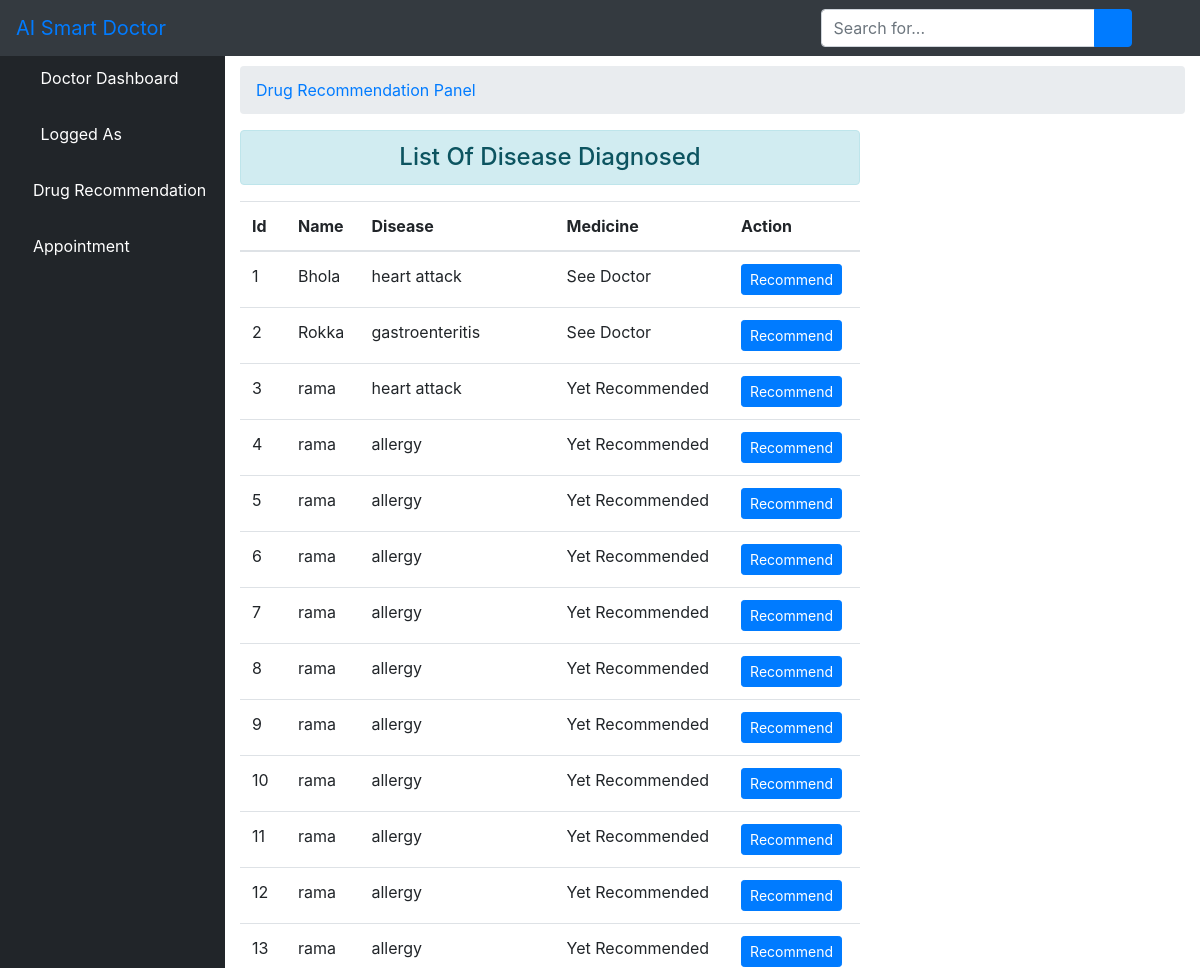
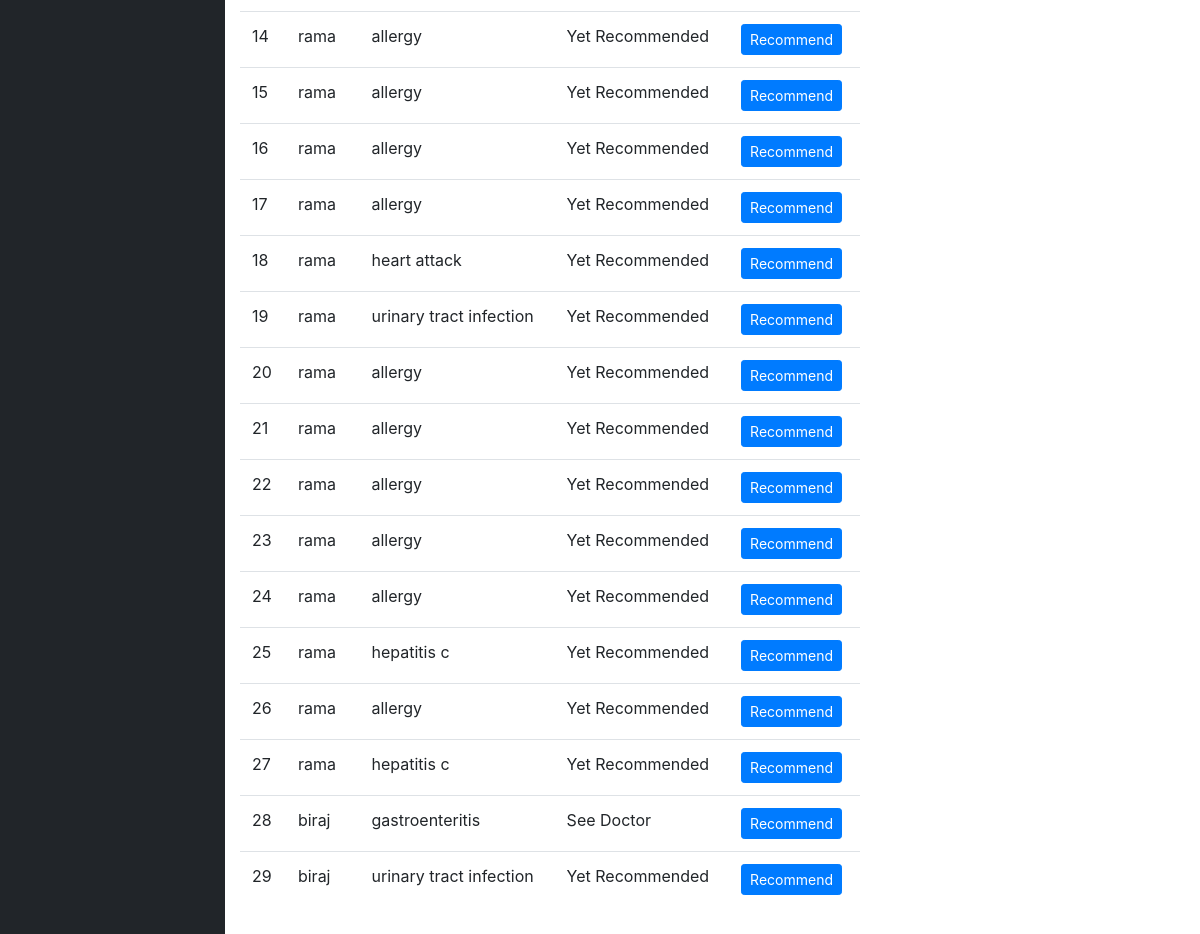
The app's page /commend/ with its own data (2 pictures, top to bottom).
### core/models.py (models this page shows, shortened)
class Medical(models.Model):
    s1 = models.CharField(max_length=200)
    s2 = models.CharField(max_length=200)
    s3 = models.CharField(max_length=200)
    s4 = models.CharField(max_length=200)
    s5 = models.CharField(max_length=200)
    disease = models.CharField(max_length=200)
    medicine = models.CharField(max_length=200)
    patient = models.ForeignKey(User, related_name="patient", on_delete= models.CASCADE)
    doctor = models.ForeignKey(User, related_name="doctor", on_delete= models.CASCADE, null=True)
    created_on = models.DateTimeField(auto_now_add=True)

class User(AbstractUser):
    is_patient = models.BooleanField(default=False)
    is_doctor = models.BooleanField(default=False)
    phonenumber = models.CharField(max_length=200,null=True)

### core/views.py (the view)
# urls.py: path('commend/', views.doctor_commend, name='commend'),
def doctor_commend(request):
	user_id = request.user.id
	disease = Medical.objects.all()
	context = {'disease':disease}
	return render(request, 'doctor/result.html', context)

### core/templates/doctor/result.html (shortened to what this page needs)
{% extends 'doctor/base.html' %}
{% block body %}
 <div id="content-wrapper">
        <div class="container-fluid">
            <ol class="breadcrumb">
                <li class="breadcrumb-item">
                    <a href="">Drug Recommendation Panel</a>
                </li>
            </ol>
            <div class="row">
            <div class="col-sm-8">
                <h4 class="text-center alert alert-info">List Of Disease Diagnosed</h4>
                <table class="table table-hover">
                    <thead>
                        <tr>
                            <th scope="col">Id</th>
                            <th scope="col">Name</th>
                            <th scope="col">Disease</th>
                            <th scope="col">Medicine</th>
                            <th scope="col">Action</th>
                        </tr>
                    </thead>
                    <tbody id="tbody">
                        {% for d in disease %}
                        <tr>
                            <td>{{ d.id }}</td>
                            <td>{{ d.patient.username }}</td>
                            <td>{{ d.disease }}</td>
                            {% if d.medicine == "" %}
                            <td>Yet Recommended</td>
                            {% else %}
                            <td>{{ d.medicine }}</td>
                            {% endif %}
                            <td><input class="btn btn-primary btn-sm btn_recommend" type="button" data-sid="{{d.id}}" value="Recommend">
                          </td>
                        </tr>
                        {% endfor %}
                    </tbody>
                </table>
            </div>
            </div>
        </div>
        </div>
{% endblock %}

### core/templates/doctor/base.html (shortened to what this page needs)
{% load static %}
<!DOCTYPE html>
<html>
<head>
    <link rel="stylesheet" href="{% static 'core/css/bootstrap/four/bootstrap.css' %}">
    <link href="{% static 'core/css/sb-admin.css' %}" rel="stylesheet">
    <link href="{% static 'core/css/fontawesome-free/css/all.min.css' %}" rel="stylesheet" type="text/css">
</head>
<body id="page-top">
<nav class="navbar navbar-expand navbar-dark bg-dark fixed-top">
    <a class="navbar-brand mr-1 text-primary" href="">AI Smart Doctor</a>
    <button class="btn btn-link btn-sm text-white order-1 order-sm-0" id="sidebarToggle" href="#">
        <i class="fas fa-bars"></i>
    </button>
    <form class="d-none d-md-inline-block form-inline ml-auto mr-0 mr-md-3 my-2 my-md-0">
        <div class="input-group">
            <input type="text" class="form-control" placeholder="Search for..." aria-label="Search" aria-describedby="basic-addon2">
            <div class="input-group-append">
                <button class="btn btn-primary" type="button">
                    <i class="fas fa-search"></i>
                </button>
            </div>
        </div>
    </form>
    <ul class="navbar-nav ml-auto ml-md-0">
        <li class="nav-item dropdown no-arrow">
            <a class="nav-link dropdown-toggle" href="#" id="userDropdown" role="button" data-toggle="dropdown" aria-haspopup="true" aria-expanded="false">
                <i class="fas fa-user-circle fa-fw text-primary"></i>
            </a>
        </li>
    </ul>
</nav>
<div id="wrapper" style="padding-top: 50px">
<ul class="sidebar navbar-nav">
    <li class="nav-item active">
        <a class="nav-link" href="{% url 'doctor' %}">
            <i class="fas fa-fw fa-tachometer-alt"></i>
            <span>Doctor Dashboard</span>
        </a>
    </li>
    <li class="nav-item active">
        <a class="nav-link" href="">
            <i class="fas fa-user-circle fa-fw text-primary"></i>
            <span>Logged As {{ user.username }}</span>
        </a>
    </li>
    <li class="nav-item">
        <a class="nav-link" href="{% url 'commend' %}">
            <i class="fas fa-medkit text-primary"></i>
            <span style="color: white">Drug Recommendation</span>
        </a>
    </li>
    <li class="nav-item">
        <a class="nav-link" href="{% url 'meet_list' %}">
            <i class="fas fa-calendar text-primary"></i>
            <span style="color: white">Appointment</span>
        </a>
    </li>
</ul>
    {% block body %}{% endblock %}
</div>

### records on screen
Medical: id "1", patient.username "Bhola", disease "heart attack", medicine "See Doctor"
Medical: id "2", patient.username "Rokka", disease "gastroenteritis", medicine "See Doctor"
Medical: id "3", patient.username "rama", disease "heart attack", medicine "Yet Recommended"
Medical: id "4", patient.username "rama", disease "allergy", medicine "Yet Recommended"
Medical: id "5", patient.username "rama", disease "allergy", medicine "Yet Recommended"
Medical: id "6", patient.username "rama", disease "allergy", medicine "Yet Recommended"
Medical: id "7", patient.username "rama", disease "allergy", medicine "Yet Recommended"
Medical: id "8", patient.username "rama", disease "allergy", medicine "Yet Recommended"
Medical: id "9", patient.username "rama", disease "allergy", medicine "Yet Recommended"
Medical: id "10", patient.username "rama", disease "allergy", medicine "Yet Recommended"
Medical: id "11", patient.username "rama", disease "allergy", medicine "Yet Recommended"
Medical: id "12", patient.username "rama", disease "allergy", medicine "Yet Recommended"
Medical: id "13", patient.username "rama", disease "allergy", medicine "Yet Recommended"
Medical: id "14", patient.username "rama", disease "allergy", medicine "Yet Recommended"
Medical: id "15", patient.username "rama", disease "allergy", medicine "Yet Recommended"
Medical: id "16", patient.username "rama", disease "allergy", medicine "Yet Recommended"
Medical: id "17", patient.username "rama", disease "allergy", medicine "Yet Recommended"
Medical: id "18", patient.username "rama", disease "heart attack", medicine "Yet Recommended"
Medical: id "19", patient.username "rama", disease "urinary tract infection", medicine "Yet Recommended"
Medical: id "20", patient.username "rama", disease "allergy", medicine "Yet Recommended"
Medical: id "21", patient.username "rama", disease "allergy", medicine "Yet Recommended"
Medical: id "22", patient.username "rama", disease "allergy", medicine "Yet Recommended"
Medical: id "23", patient.username "rama", disease "allergy", medicine "Yet Recommended"
Medical: id "24", patient.username "rama", disease "allergy", medicine "Yet Recommended"
Medical: id "25", patient.username "rama", disease "hepatitis c", medicine "Yet Recommended"
Medical: id "26", patient.username "rama", disease "allergy", medicine "Yet Recommended"
Medical: id "27", patient.username "rama", disease "hepatitis c", medicine "Yet Recommended"
Medical: id "28", patient.username "biraj", disease "gastroenteritis", medicine "See Doctor"
Medical: id "29", patient.username "biraj", disease "urinary tract infection", medicine "Yet Recommended"
